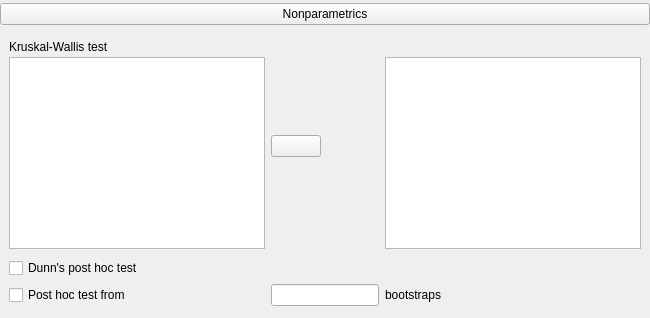
    <widget class="QWidget" name="groupKruskal" native="true">
     <property name="minimumSize">
      <size>
       <width>0</width>
       <height>0</height>
      </size>
     </property>
     <layout class="QGridLayout" name="gridLayout_34">
      <property name="leftMargin">
       <number>0</number>
      </property>
      <property name="topMargin">
       <number>3</number>
      </property>
      <property name="rightMargin">
       <number>0</number>
      </property>
      <property name="bottomMargin">
       <number>3</number>
      </property>
      <item row="1" column="0">
       <widget class="ExpanderButton" name="expanderOptionsKruskal">
        <property name="sizePolicy">
         <sizepolicy hsizetype="Expanding" vsizetype="Fixed">
          <horstretch>0</horstretch>
          <verstretch>0</verstretch>
         </sizepolicy>
        </property>
        <property name="text">
         <string>Nonparametrics</string>
        </property>
       </widget>
      </item>
      <item row="4" column="0">
       <widget class="QWidget" name="containerKruskal" native="true">
        <property name="minimumSize">
         <size>
          <width>0</width>
          <height>200</height>
         </size>
        </property>
        <layout class="QGridLayout" name="gridLayout_7">
         <item row="2" column="0">
          <widget class="BoundCheckBox" name="postHocTestBootstrapping">
           <property name="text">
            <string>Post hoc test from</string>
           </property>
          </widget>
         </item>
         <item row="0" column="0">
          <widget class="QWidget" name="widget_25" native="true">
           <layout class="QGridLayout" name="gridLayout_35">
            <property name="leftMargin">
             <number>0</number>
            </property>
            <property name="topMargin">
             <number>0</number>
            </property>
            <property name="rightMargin">
             <number>0</number>
            </property>
            <property name="bottomMargin">
             <number>3</number>
            </property>
            <property name="horizontalSpacing">
             <number>0</number>
            </property>
            <property name="verticalSpacing">
             <number>3</number>
            </property>
            <item row="0" column="0">
             <widget class="QLabel" name="label_18">
              <property name="sizePolicy">
               <sizepolicy hsizetype="Fixed" vsizetype="Fixed">
                <horstretch>0</horstretch>
                <verstretch>0</verstretch>
               </sizepolicy>
              </property>
              <property name="text">
               <string>Kruskal-Wallis test</string>
              </property>
             </widget>
            </item>
            <item row="1" column="0">
             <widget class="AvailableFieldsListView" name="kruskalVariables">
              <property name="sizePolicy">
               <sizepolicy hsizetype="Expanding" vsizetype="Expanding">
                <horstretch>0</horstretch>
                <verstretch>0</verstretch>
               </sizepolicy>
              </property>
              <property name="maximumSize">
               <size>
                <width>16777215</width>
                <height>16777215</height>
               </size>
              </property>
             </widget>
            </item>
           </layout>
          </widget>
         </item>
         <item row="1" column="0">
          <widget class="BoundCheckBox" name="dunnTest">
           <property name="text">
            <string>Dunn's post hoc test</string>
           </property>
          </widget>
         </item>
         <item row="0" column="1">
          <widget class="AssignButton" name="buttonAssignKruskal">
           <property name="sizePolicy">
            <sizepolicy hsizetype="Fixed" vsizetype="Fixed">
             <horstretch>0</horstretch>
             <verstretch>0</verstretch>
            </sizepolicy>
           </property>
           <property name="minimumSize">
            <size>
             <width>50</width>
             <height>0</height>
            </size>
           </property>
           <property name="maximumSize">
            <size>
             <width>50</width>
             <height>16777215</height>
            </size>
           </property>
           <property name="text">
            <string/>
           </property>
          </widget>
         </item>
         <item row="0" column="2">
          <widget class="QWidget" name="widget_27" native="true">
           <layout class="QGridLayout" name="gridLayout_36">
            <property name="leftMargin">
             <number>0</number>
            </property>
            <property name="topMargin">
             <number>0</number>
            </property>
            <property name="rightMargin">
             <number>0</number>
            </property>
            <property name="bottomMargin">
             <number>3</number>
            </property>
            <property name="horizontalSpacing">
             <number>0</number>
            </property>
            <property name="verticalSpacing">
             <number>3</number>
            </property>
            <item row="1" column="0">
             <widget class="BoundListView" name="kruskalVariablesAssigned">
              <property name="sizePolicy">
               <sizepolicy hsizetype="Expanding" vsizetype="Expanding">
                <horstretch>0</horstretch>
                <verstretch>0</verstretch>
               </sizepolicy>
              </property>
              <property name="maximumSize">
               <size>
                <width>16777215</width>
                <height>16777215</height>
               </size>
              </property>
             </widget>
            </item>
            <item row="0" column="0">
             <widget class="QLabel" name="label_19">
              <property name="sizePolicy">
               <sizepolicy hsizetype="Fixed" vsizetype="Fixed">
                <horstretch>0</horstretch>
                <verstretch>0</verstretch>
               </sizepolicy>
              </property>
              <property name="text">
               <string/>
              </property>
             </widget>
            </item>
           </layout>
          </widget>
         </item>
         <item row="2" column="1">
          <widget class="BoundTextBox" name="postHocTestBootstrappingReplicates"/>
         </item>
         <item row="2" column="2">
          <widget class="QLabel" name="label_21">
           <property name="text">
            <string>bootstraps</string>
           </property>
          </widget>
         </item>
        </layout>
       </widget>
      </item>
     </layout>
    </widget>
